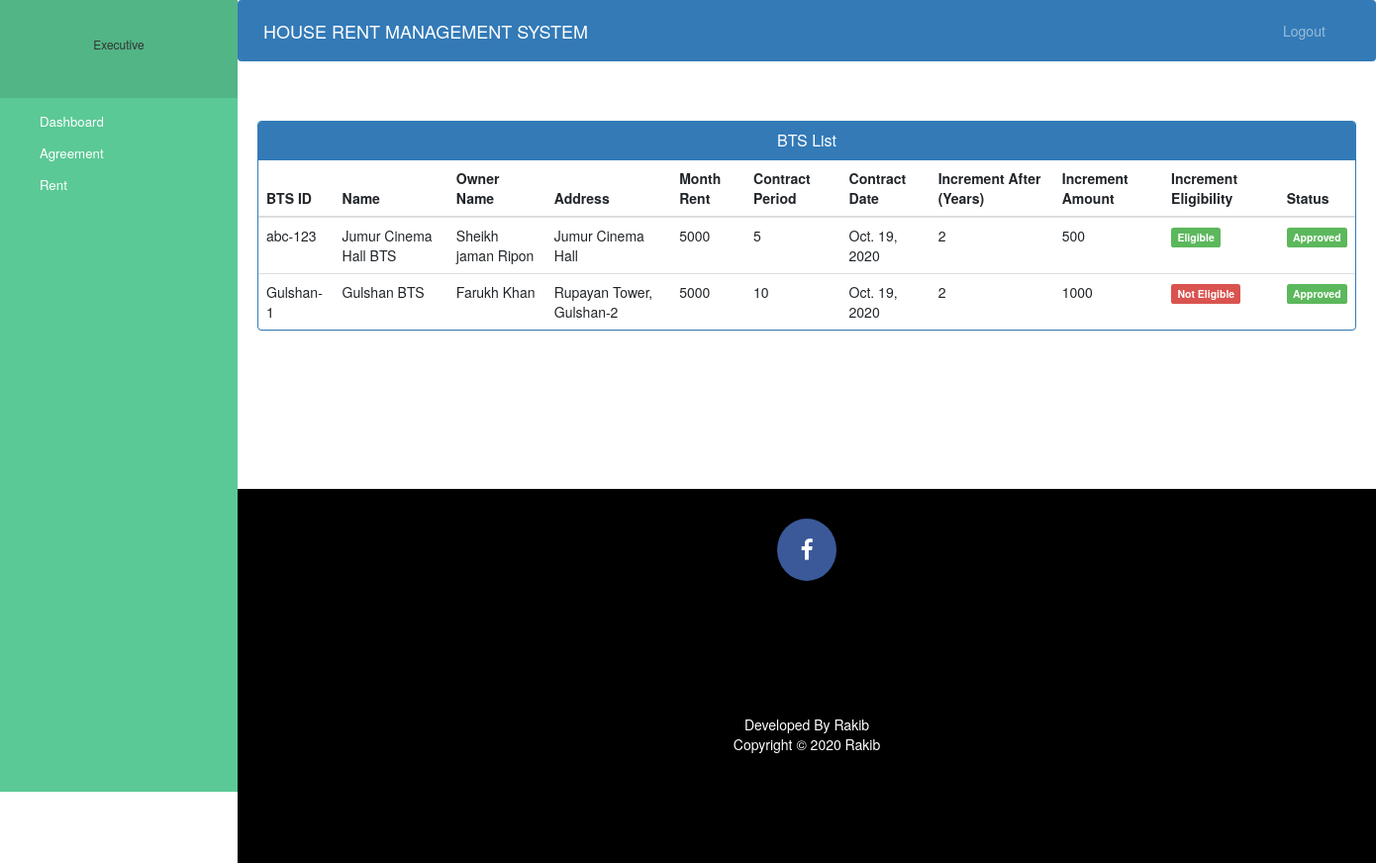
The page /executive-bts-record on the database its author committed.
### Rent/models.py (models this page shows, shortened)
class Agreement(models.Model):
    agreementid= models.CharField(unique=True,max_length=30)
    name= models.CharField(max_length=100)
    address=models.CharField(max_length=100)
    monthrent= models.PositiveIntegerField(null=False)
    hownername = models.CharField(max_length=100)
    contractperiod = models.PositiveIntegerField(blank=False)
    startdate= models.DateField()
    status =models.BooleanField(default=False)
    increment = models.PositiveIntegerField(default=False)
    incrementamount = models.PositiveIntegerField(default=False)
    incrementstatus = models.BooleanField(default=False)

### Rent/views.py (the view)
# urls.py: path('executive-bts-record', views.executive_bts_record, name='executive-bts-record'),
def executive_bts_record(request):
    agreement = models.Agreement.objects.all().filter(status=True)
    return render(request,'executive-bts-record.html', {'agreement':agreement})

### Rent/templates/executive-bts-record.html (shortened to what this page needs)
{% extends 'executive_base.html' %}
{% block content %}
{%load static%}
<head>
  <link href="//netdna.bootstrapcdn.com/bootstrap/3.0.0/css/bootstrap.min.css" rel="stylesheet" id="bootstrap-css">
</head>
<div class="container">
  <div class="panel panel-primary">
    <div class="panel-heading">
      <h6 class="panel-title">BTS List</h6>
    </div>
    <table class="table table-hover" id="dev-table">
      <thead>
        <tr>
          <th>BTS ID</th>
          <th>Name</th>
          <th>Owner Name</th>
          <th>Address</th>
            <th>Month Rent</th>
            <th>Contract Period</th>
            <th>Contract Date</th>
          <th>Increment After (Years)</th>
          <th>Increment Amount</th>
          <th>Increment Eligibility</th>
          <th>Status</th>
        </tr>
      </thead>
      {% for d in agreement %}
      <tr>
        <td> {{d.agreementid}}</td>
        <td> {{d.name}}</td>
        <td>{{d.hownername}}</td>
        <td>{{d.address}}</td>
          <td>{{d.monthrent}}</td>
          <td>{{d.contractperiod}}</td>
          <td>{{d.startdate}}</td>
        <td>{{d.increment}}</td>
        <td>{{d.incrementamount}}</td>
        {%if d.incrementstatus%}
          <td> <span class="label label-success">Eligible</span></td>
          {% else %}
          <td> <span class="label label-danger">Not Eligible</span></td>
          {% endif %}
        {%if d.status%}
          <td> <span class="label label-success">Approved</span></td>
          {% else %}
          <td> <span class="label label-danger">Hold</span></td>
          {% endif %}
      </tr>
      {% endfor %}
    </table>
  </div>
</div>
{% endblock content %}

### Rent/static/css/style.css (style rules this page uses)
body { padding-left: 240px; }

### Rent/templates/executive-bts-record.html (style rules this page uses)
h6 { text-align: center; }

### rows shown on the page
Agreement: agreementid "abc-123", name "Jumur Cinema Hall BTS", hownername "Sheikh jaman Ripon", address "Jumur Cinema Hall", monthrent "5000", contractperiod "5", startdate "Oct. 19, 2020", increment "2", incrementamount "500", incrementstatus "Eligible", status "Approved"
Agreement: agreementid "Gulshan-1", name "Gulshan BTS", hownername "Farukh Khan", address "Rupayan Tower, Gulshan-2", monthrent "5000", contractperiod "10", startdate "Oct. 19, 2020", increment "2", incrementamount "1000", incrementstatus "Not Eligible", status "Approved"
